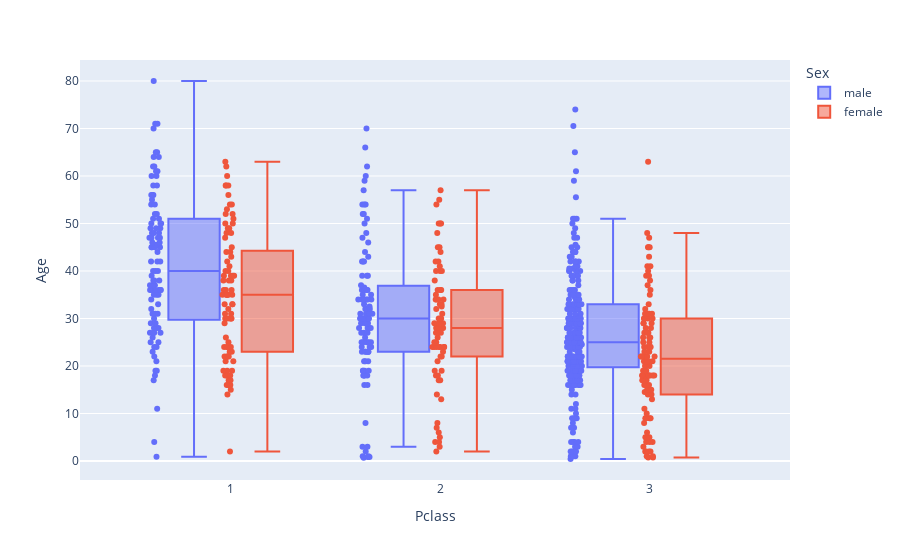

The notebook cell this image was saved under:
### Code cell
px.box(train,x='Pclass',y='Age',points='all',color='Sex')

### Figure 1 — Plotly figure (JSON) as saved in the notebook; plotly's stock layout.template omitted (floating-point values rounded to 4 significant figures; data arrays with more than 128 entries replaced by an {"elided": "..."} marker saying what was removed)
{"data": [{"alignmentgroup": "True", "boxpoints": "all", "hovertemplate": "Sex=male<br>Pclass=%{x}<br>Age=%{y}<extra></extra>", "legendgroup": "male", "marker": {"color": "#636efa"}, "name": "male", "notched": false, "offsetgroup": "male", "orientation": "v", "showlegend": true, "type": "box", "x": {"elided": "577 int values"}, "x0": " ", "xaxis": "x", "y": {"elided": "577 float values"}, "y0": " ", "yaxis": "y"}, {"alignmentgroup": "True", "boxpoints": "all", "hovertemplate": "Sex=female<br>Pclass=%{x}<br>Age=%{y}<extra></extra>", "legendgroup": "female", "marker": {"color": "#EF553B"}, "name": "female", "notched": false, "offsetgroup": "female", "orientation": "v", "showlegend": true, "type": "box", "x": {"elided": "314 int values"}, "x0": " ", "xaxis": "x", "y": {"elided": "314 float values"}, "y0": " ", "yaxis": "y"}], "layout": {"boxmode": "group", "legend": {"title": {"text": "Sex"}, "tracegroupgap": 0}, "margin": {"t": 60}, "xaxis": {"anchor": "y", "domain": [0, 1], "title": {"text": "Pclass"}}, "yaxis": {"anchor": "x", "domain": [0, 1], "title": {"text": "Age"}}}}
